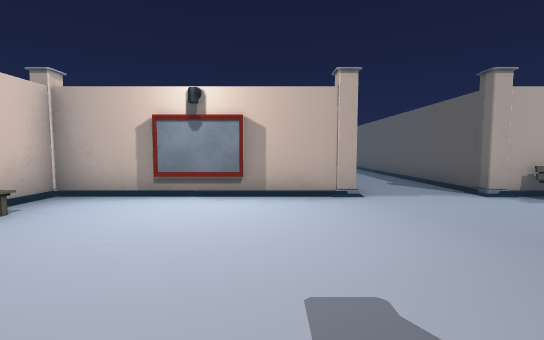
view 1 (above)

19 first-person views from a walk through a scene from a Unity 3-D project. The camera is 1.5 m above the floor, tilts 4° down and sees 90° across. The floor is counted in squares, 2 m on a side. Each view is taken from the middle of a square. On the plan, view 1 faces up. The plan holds only what a view shows up to about 10 squares ahead; the rest is blank. The place goes on beyond the plan. The player is left out. Some animated figures are left out. Some surface patterns are stand-ins.

view 2
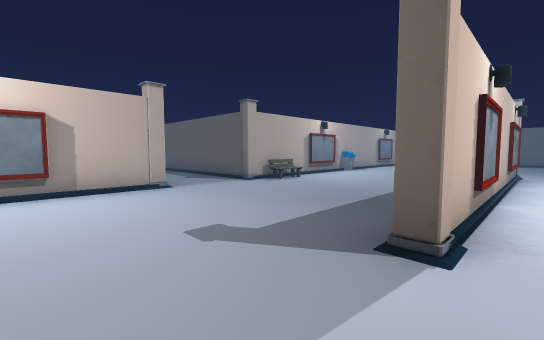

view 3
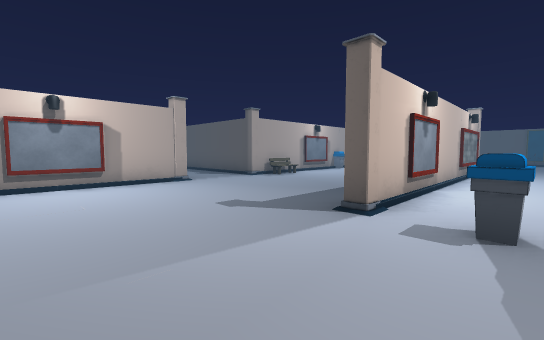

view 4
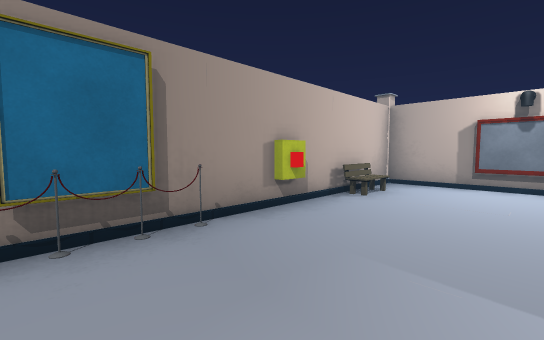

view 5
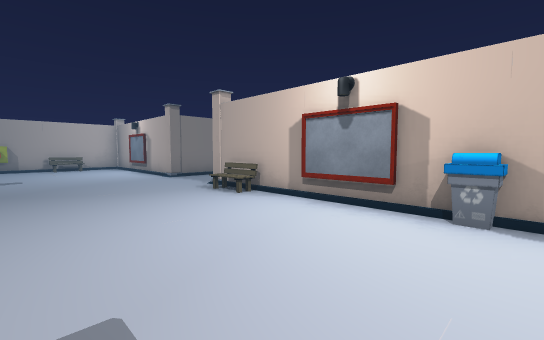

view 6
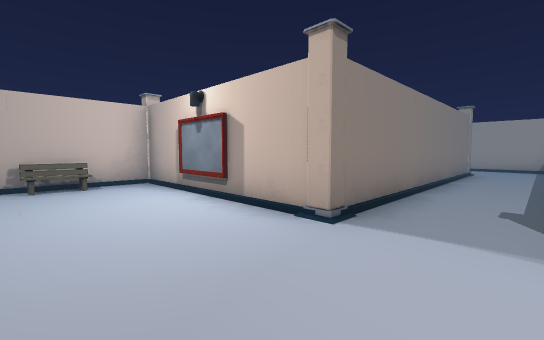

view 7
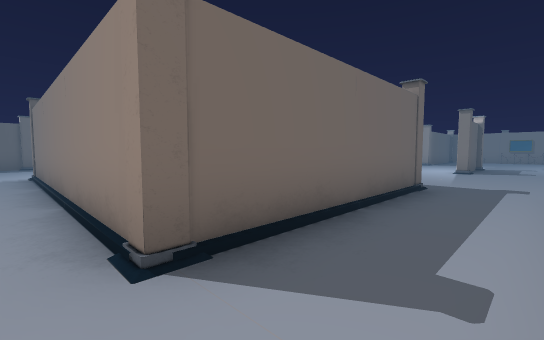

view 8
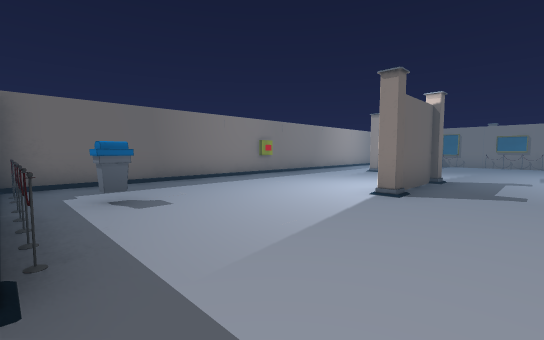

view 9
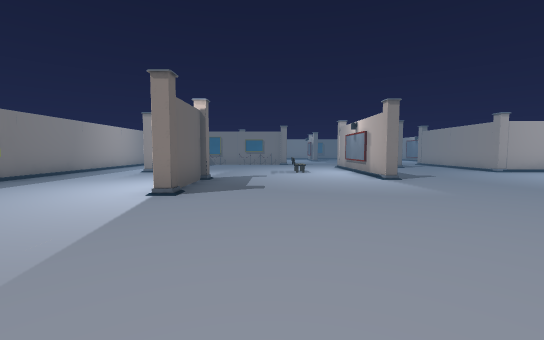

view 10
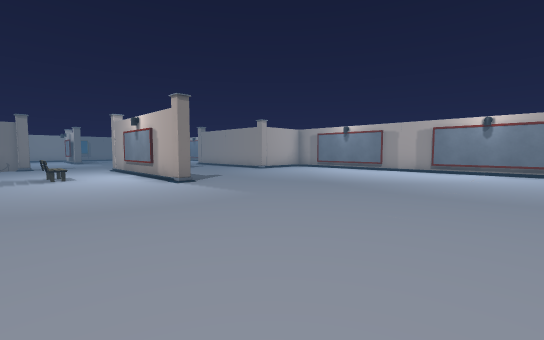

view 11
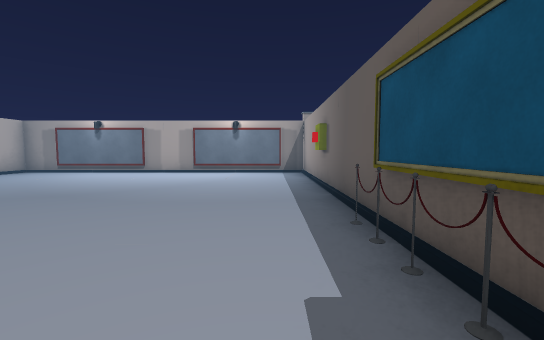

view 12
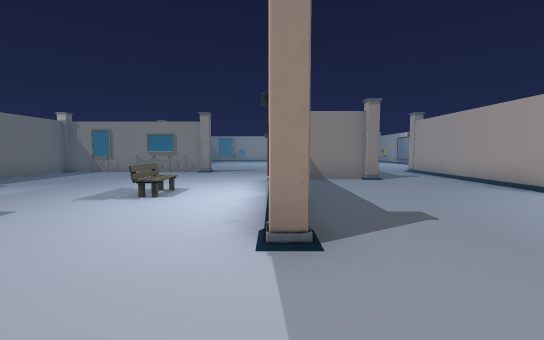

view 13
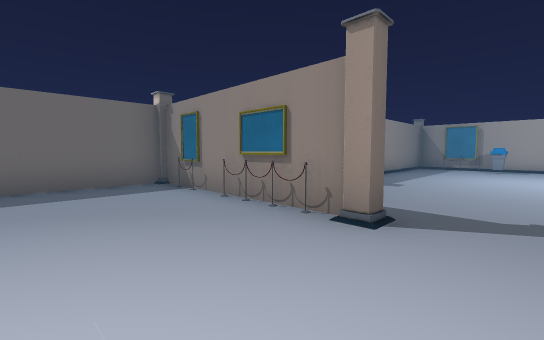

view 14
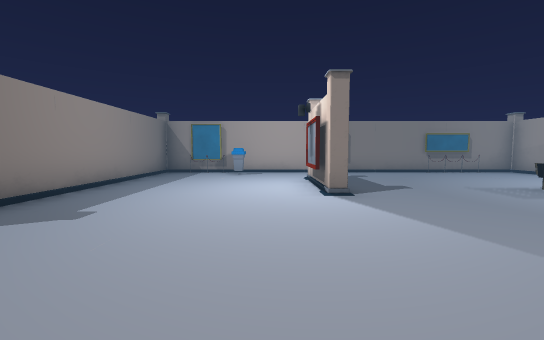

view 15
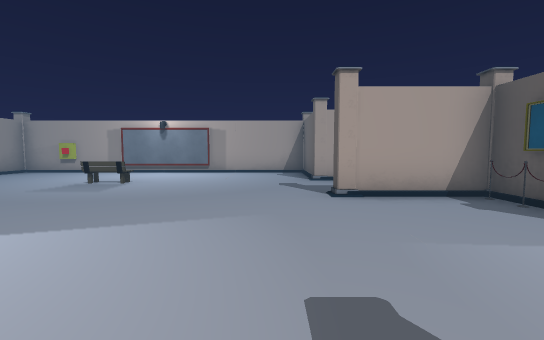

view 16
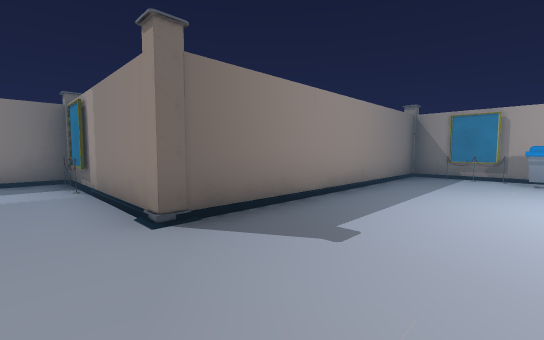

view 17
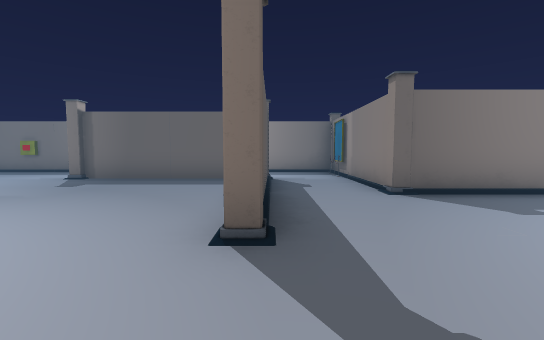

view 18
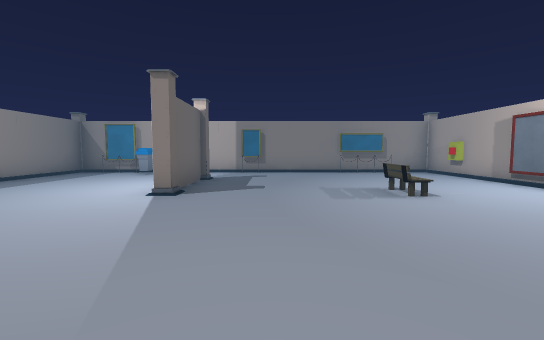

view 19
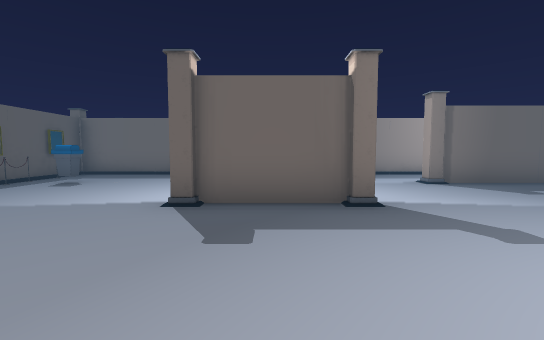

### Floor plan
Points are (right, up) in squares from view 1. A wall is a line through its corners. A room is listed if a view was taken in it or the views show most of it. See-through windows are left out.
Room 1 (views 1, 2, 3, 4, 5, 6)
walls: (0.6, 4.5) (-3.6, 4.5) (-3.6, -2.1); (8.4, -0.5) (1.4, -0.5); (9.1, 4.5) (4.4, 4.5)
ways out: opening at (2, 5) to room 2
objects: barrier (-3, -2); barrier (-3, -1); bench (-3, 3); painting (-1, 4); bin (1, -2); pillar (1, 0); painting (3, -1); pillar (4, 5); bench (5, 4); painting (7, 4); pillar (9, 0); bin (9, 4)
Room 2 (views 7, 8, 9, 10, 11, 12, 13, 14, 15, 16, 17, 18, 19)
walls: (-11.4, 17) (-15.5, 17); (-16.4, 18.5) (-16.4, 19.5) (-18.6, 19.5); (-16.3, 19.5) (-16.3, 18); (-10.5, 12.3) (-9.4, 12.3); (-14.4, 22) (-18.6, 22); (-18.5, 9.6) (-14.4, 9.6); (-18.9, 22.5) (-18.9, 24.5) (-28.6, 24.5) (-28.6, 12.3) (-21.4, 12.3); (-21.1, 11.4) (-21.1, 9.8); (-14.9, 7.3) (-4.4, 7.3); (-3.9, 18.4) (-3.9, 24.5) (-13.6, 24.5) (-13.6, 22.4); (-24.4, 17) (-25.4, 17); (-20.5, 7.3) (-18.9, 7.3); (-3.5, 12.3) (0.6, 12.3); (-25.5, 17.1) (-24.4, 17.1); (-3.9, 8.5) (-3.9, 9.6); (1.4, 11.6) (1.4, 5.4); (3.1, 14.5) (1.2, 14.5); (3.6, 5.4) (3.6, 10)
ways out: opening at (2, 5) to room 1
objects: other object (-28, 13); other object (-28, 14); bin (-28, 15); other object (-28, 18); other object (-28, 22); other object (-28, 23); other object (-27, 24); pillar (-26, 17); pillar (-24, 17); bench (-24, 21); pillar (-21, 7); other object (-21, 8); other object (-21, 9); pillar (-21, 12); pillar (-19, 10); other object (-19, 11); other object (-19, 12); other object (-19, 13); barrier (-19, 14); pillar (-19, 15); pillar (-19, 20); pillar (-19, 22); barrier (-17, 19); pillar (-16, 17); pillar (-16, 20); pillar (-14, 10); bench (-14, 15); pillar (-14, 22); pillar (-11, 12); pillar (-11, 17); pillar (-9, 12); bin (-5, 10); barrier (-5, 12); pillar (-4, 7); other object (-4, 8); other object (-4, 10); barrier (-4, 11); pillar (-4, 12); barrier (-4, 16); barrier (-4, 17); barrier (-4, 18); pillar (1, 5); pillar (1, 12)

Positions as (right, up) in squares from view 1, and headings:
1: (0, 0), facing up
2: (-1, -1), facing up-right
3: (-2, -2), facing up-right
4: (-1, -2), facing up-left
5: (9, 1), facing up-left
6: (3, 2), facing up-left
7: (2, 14), facing down-left
8: (-4, 14), facing down-left
9: (-4, 14), facing left
10: (-5, 14), facing up-left
11: (-5, 15), facing up
12: (-9, 17), facing left
13: (-16, 16), facing down-left
14: (-19, 16), facing left
15: (-20, 15), facing up
16: (-20, 15), facing down-left
17: (-19, 17), facing down
18: (-19, 19), facing left
19: (-10, 16), facing down
